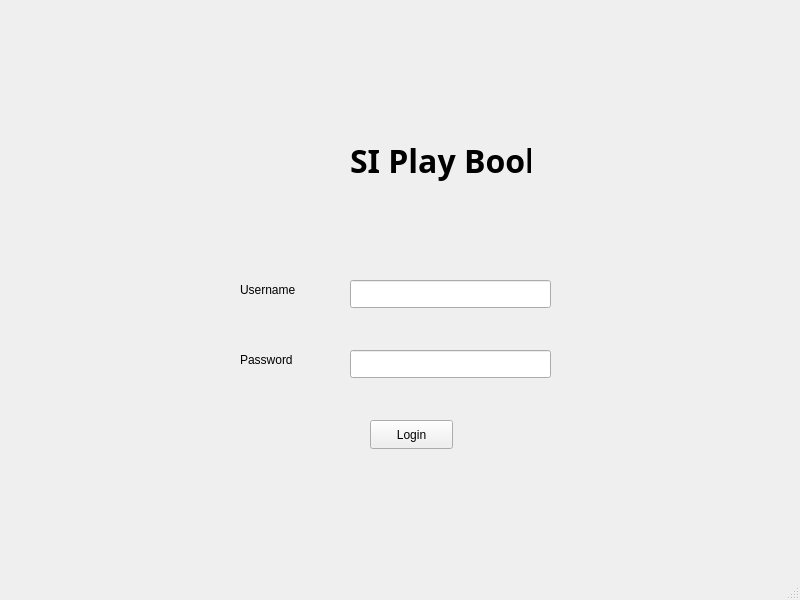
<?xml version="1.0" encoding="UTF-8"?>
<ui version="4.0">
 <class>MainWindow</class>
 <widget class="QMainWindow" name="MainWindow">
  <property name="geometry">
   <rect>
    <x>0</x>
    <y>0</y>
    <width>800</width>
    <height>600</height>
   </rect>
  </property>
  <property name="windowTitle">
   <string>MainWindow</string>
  </property>
  <widget class="QWidget" name="centralwidget">
   <widget class="QPushButton" name="btn_login">
    <property name="geometry">
     <rect>
      <x>370</x>
      <y>420</y>
      <width>83</width>
      <height>29</height>
     </rect>
    </property>
    <property name="text">
     <string>Login</string>
    </property>
   </widget>
   <widget class="QLineEdit" name="tf_password">
    <property name="geometry">
     <rect>
      <x>350</x>
      <y>350</y>
      <width>201</width>
      <height>28</height>
     </rect>
    </property>
   </widget>
   <widget class="QLabel" name="label_2">
    <property name="geometry">
     <rect>
      <x>240</x>
      <y>280</y>
      <width>81</width>
      <height>20</height>
     </rect>
    </property>
    <property name="text">
     <string>Username</string>
    </property>
   </widget>
   <widget class="QLabel" name="label">
    <property name="geometry">
     <rect>
      <x>350</x>
      <y>120</y>
      <width>181</width>
      <height>81</height>
     </rect>
    </property>
    <property name="font">
     <font>
      <family>Agency FB</family>
      <pointsize>24</pointsize>
      <bold>true</bold>
     </font>
    </property>
    <property name="text">
     <string>SI Play Book</string>
    </property>
   </widget>
   <widget class="QLineEdit" name="tf_username">
    <property name="geometry">
     <rect>
      <x>350</x>
      <y>280</y>
      <width>201</width>
      <height>28</height>
     </rect>
    </property>
   </widget>
   <widget class="QLabel" name="label_3">
    <property name="geometry">
     <rect>
      <x>240</x>
      <y>350</y>
      <width>81</width>
      <height>20</height>
     </rect>
    </property>
    <property name="text">
     <string>Password</string>
    </property>
   </widget>
  </widget>
  <widget class="QMenuBar" name="menubar">
   <property name="geometry">
    <rect>
     <x>0</x>
     <y>0</y>
     <width>800</width>
     <height>25</height>
    </rect>
   </property>
  </widget>
  <widget class="QStatusBar" name="statusbar"/>
 </widget>
 <resources/>
 <connections/>
</ui>
